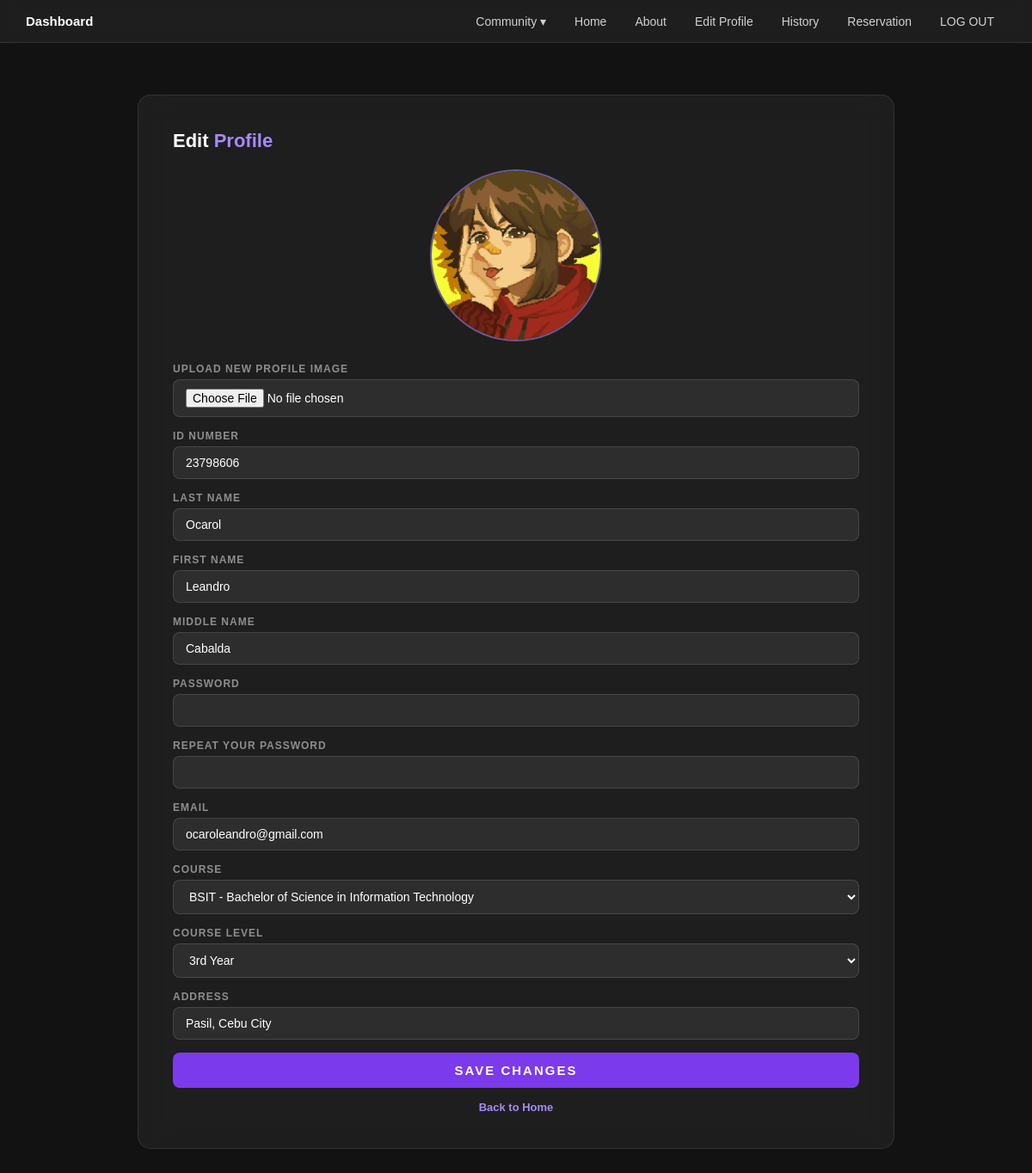
The page /editProfile.php (signed in) on the database as committed earlier.
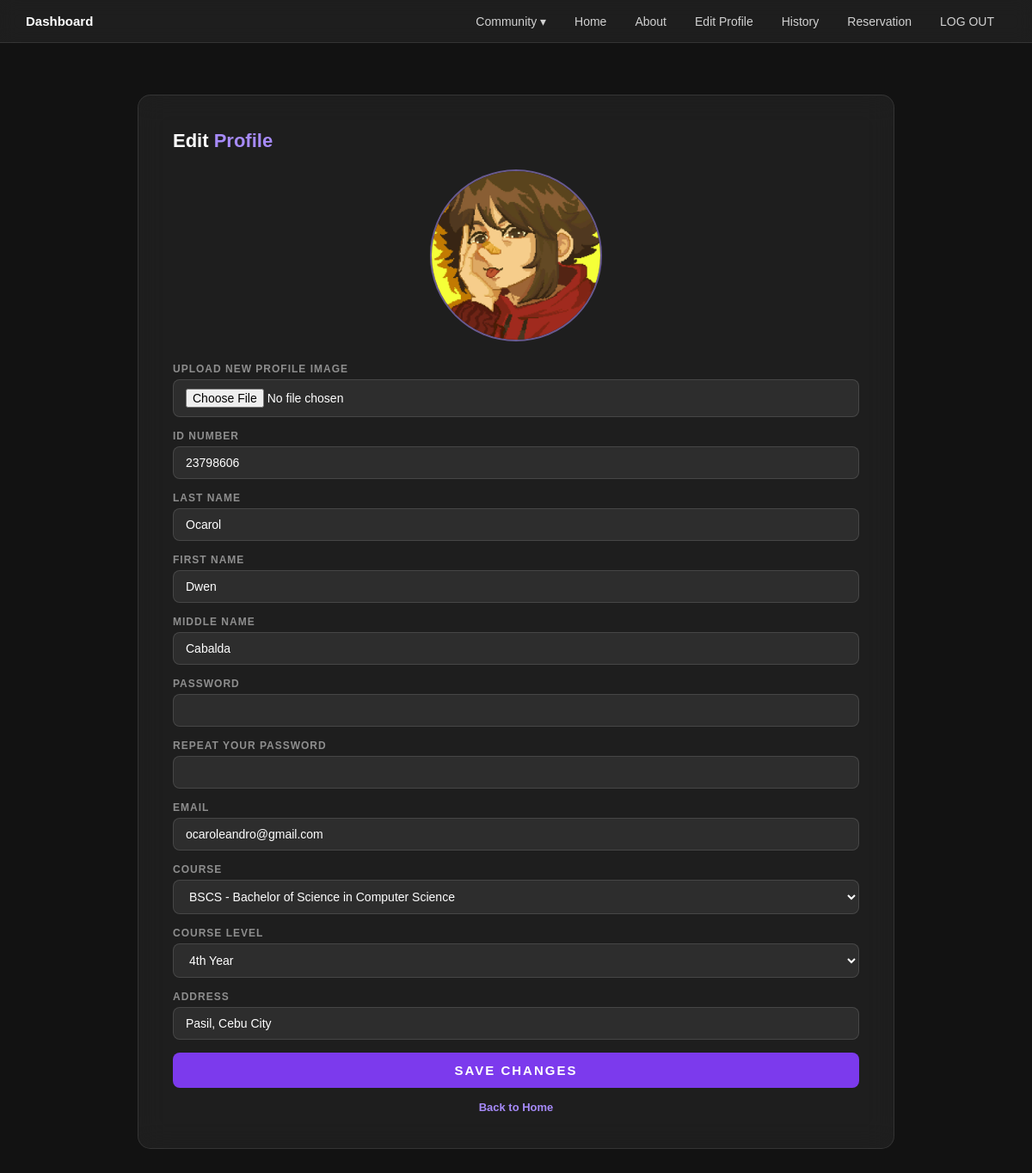
The same page on the database as committed later.
### tables this page shows
CREATE TABLE `students` (
  `id` int(11) NOT NULL,
  `last_name` varchar(50) NOT NULL,
  `first_name` varchar(50) NOT NULL,
  `middle_name` varchar(50) DEFAULT NULL,
  `student_password` varchar(100) NOT NULL,
  `course` varchar(50) NOT NULL,
  `course_level` int(11) NOT NULL,
  `email` varchar(50) NOT NULL,
  `address` varchar(75) NOT NULL,
  `profile_image` varchar(100) DEFAULT 'IMG_Default.jpg',
  `session` int(11) DEFAULT 30
);

### editProfile.php (the view, shortened to what this page needs)
<?php
require_once "includes/dbh.inc.php";
$query = "SELECT * FROM students WHERE id = ?";
$stmt = $pdo->prepare($query);
$stmt->execute([$_SESSION["id"]]);
$student = $stmt->fetch(PDO::FETCH_ASSOC);
?>
<!DOCTYPE html>
<html lang="en">
<head>
    <link rel="stylesheet" href="style.css">
</head>
<body>
    <nav>
        <span class="nav-brand">Dashboard</span>
        <ul class="nav-links">
            <li class="dropdown">
                <a href="#">Community ▾</a>
            </li>
            <li><a href="home.php">Home</a></li>
            <li><a href="#">About</a></li>
            <li><a href="editProfile.php">Edit Profile</a></li>
            <li><a href="#">History</a></li>
            <li><a href="#">Reservation</a></li>
            <li><a href="logout.php">LOG OUT</a></li>
        </ul>
    </nav>
    <div class="card">
        <div class="form-side">
            <h2 class="form-title">Edit <span>Profile</span></h2>
            <form action="includes/editprofileHandler.inc.php" method="POST" enctype="multipart/form-data">
                <div class="field-group">
                    <div class="student-avatar">
                        <img src="images/students/<?php echo $student['profile_image']; ?>" width="120" style="border-radius:50%;">
                    </div>
                </div>
                <div class="field-group">
                    <label>Upload New Profile Image</label>
                    <input type="file" name="profile_image" accept="image/*">
                </div>
                <div class="field-group">
                    <label for="id">ID Number</label>
                    <input type="text" id="id" value="<?php echo $student['id']; ?>" disabled>
                </div>
                <div class="field-group">
                    <label for="lName">Last Name</label>
                    <input type="text" id="lName" name="lName" value="<?php echo $student['last_name']; ?>">
                </div>
                <div class="field-group">
                    <label for="fName">First Name</label>
                    <input type="text" id="fName" name="fName" value="<?php echo $student['first_name']; ?>">
                </div>
                <div class="field-group">
                    <label for="middleName">Middle Name</label>
                    <input type="text" id="middleName" name="middleName" value="<?php echo $student['middle_name']; ?>">
                </div>
                <div class="field-group">
                    <label for="password">Password</label>
                    <input type="password" id="password" name="password">
                </div>
                <div class="field-group">
                    <label for="repeat_password">Repeat your password</label>
                    <input type="password" id="repeat_password" name="repeat_password">
                </div>
                <div class="field-group">
                    <label for="email">Email</label>
                    <input type="email" id="email" name="email" value="<?php echo $student['email']; ?>">
                </div>
                <div class="field-group">
                    <label for="course">Course</label>
                    <select id="course" name="course">
                        <option value="BSIT" <?php if($student['course'] == 'BSIT') echo 'selected'; ?>>BSIT - Bachelor of Science in Information Technology</option>
                        <option value="BSCS" <?php if($student['course'] == 'BSCS') echo 'selected'; ?>>BSCS - Bachelor of Science in Computer Science</option>
                    </select>
                </div>
                <div class="field-group">
                    <label for="courseLevel">Course Level</label>
                    <select id="courseLevel" name="courseLevel">
                        <option value="3" <?php if($student['course_level'] == '3') echo 'selected'; ?>>3rd Year</option>
                        <option value="4" <?php if($student['course_level'] == '4') echo 'selected'; ?>>4th Year</option>
                    </select>
                </div>
                <div class="field-group">
                    <label for="address">Address</label>
                    <input type="text" id="address" name="address" value="<?php echo $student['address']; ?>">
                </div>
                <button type="submit" class="btn-primary">SAVE CHANGES</button>
            </form>
            <p class="bottom-link">
                <a href="home.php">Back to Home</a>
            </p>
        </div>
    </div>
</body>
</html>

Rows that differ between the two databases and show on the page:
changed students "Ocarol": fName "Leandro" → "Dwen"; course "BSIT - Bachelor of Science in Information Technology" → "BSCS - Bachelor of Science in Computer Science"; courseLevel "3rd Year" → "4th Year"
